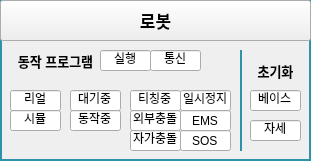
    <widget class="QFrame" name="FRAME_ROBOT">
     <property name="geometry">
      <rect>
       <x>820</x>
       <y>310</y>
       <width>311</width>
       <height>161</height>
      </rect>
     </property>
     <property name="styleSheet">
      <string notr="true">QFrame { 
   border: 2px solid #2E92AB 
} </string>
     </property>
     <property name="frameShape">
      <enum>QFrame::StyledPanel</enum>
     </property>
     <property name="frameShadow">
      <enum>QFrame::Raised</enum>
     </property>
     <widget class="QPushButton" name="BTN_DEV_INFO_ROBOT">
      <property name="geometry">
       <rect>
        <x>0</x>
        <y>0</y>
        <width>311</width>
        <height>41</height>
       </rect>
      </property>
      <property name="font">
       <font>
        <pointsize>13</pointsize>
        <weight>75</weight>
        <bold>true</bold>
       </font>
      </property>
      <property name="text">
       <string>로봇</string>
      </property>
     </widget>
     <widget class="QLabel" name="label_91">
      <property name="geometry">
       <rect>
        <x>10</x>
        <y>50</y>
        <width>91</width>
        <height>21</height>
       </rect>
      </property>
      <property name="font">
       <font>
        <pointsize>10</pointsize>
        <weight>75</weight>
        <bold>true</bold>
       </font>
      </property>
      <property name="styleSheet">
       <string notr="true">QLabel{ 
   border: 0px solid
} </string>
      </property>
      <property name="text">
       <string>동작 프로그램</string>
      </property>
      <property name="alignment">
       <set>Qt::AlignCenter</set>
      </property>
     </widget>
     <widget class="QLineEdit" name="LE_ROBOT_PRG_CONNECT">
      <property name="geometry">
       <rect>
        <x>150</x>
        <y>50</y>
        <width>51</width>
        <height>21</height>
       </rect>
      </property>
      <property name="text">
       <string>통신</string>
      </property>
      <property name="alignment">
       <set>Qt::AlignCenter</set>
      </property>
      <property name="readOnly">
       <bool>true</bool>
      </property>
     </widget>
     <widget class="QLineEdit" name="LE_ROBOT_PRG_WORKING_STATUS">
      <property name="geometry">
       <rect>
        <x>100</x>
        <y>50</y>
        <width>51</width>
        <height>21</height>
       </rect>
      </property>
      <property name="text">
       <string>실행</string>
      </property>
      <property name="alignment">
       <set>Qt::AlignCenter</set>
      </property>
      <property name="readOnly">
       <bool>true</bool>
      </property>
     </widget>
     <widget class="QLineEdit" name="LE_PG_MODE_SIMULATION">
      <property name="geometry">
       <rect>
        <x>10</x>
        <y>110</y>
        <width>51</width>
        <height>21</height>
       </rect>
      </property>
      <property name="font">
       <font>
        <pointsize>9</pointsize>
       </font>
      </property>
      <property name="text">
       <string>시뮬</string>
      </property>
      <property name="alignment">
       <set>Qt::AlignCenter</set>
      </property>
      <property name="readOnly">
       <bool>true</bool>
      </property>
     </widget>
     <widget class="QLineEdit" name="LE_PG_MODE_REAL">
      <property name="geometry">
       <rect>
        <x>10</x>
        <y>90</y>
        <width>51</width>
        <height>21</height>
       </rect>
      </property>
      <property name="font">
       <font>
        <pointsize>9</pointsize>
       </font>
      </property>
      <property name="text">
       <string>리얼</string>
      </property>
      <property name="alignment">
       <set>Qt::AlignCenter</set>
      </property>
      <property name="readOnly">
       <bool>true</bool>
      </property>
     </widget>
     <widget class="QLineEdit" name="LE_ROBOT_STATE_MOVING">
      <property name="geometry">
       <rect>
        <x>70</x>
        <y>110</y>
        <width>51</width>
        <height>21</height>
       </rect>
      </property>
      <property name="font">
       <font>
        <pointsize>9</pointsize>
       </font>
      </property>
      <property name="text">
       <string>동작중</string>
      </property>
      <property name="alignment">
       <set>Qt::AlignCenter</set>
      </property>
      <property name="readOnly">
       <bool>true</bool>
      </property>
     </widget>
     <widget class="QLineEdit" name="LE_ROBOT_STATE_IDLE">
      <property name="geometry">
       <rect>
        <x>70</x>
        <y>90</y>
        <width>51</width>
        <height>21</height>
       </rect>
      </property>
      <property name="font">
       <font>
        <pointsize>9</pointsize>
       </font>
      </property>
      <property name="text">
       <string>대기중</string>
      </property>
      <property name="alignment">
       <set>Qt::AlignCenter</set>
      </property>
      <property name="readOnly">
       <bool>true</bool>
      </property>
     </widget>
     <widget class="QLineEdit" name="LE_ROBOT_STATUS_TEACHING">
      <property name="geometry">
       <rect>
        <x>130</x>
        <y>90</y>
        <width>51</width>
        <height>21</height>
       </rect>
      </property>
      <property name="font">
       <font>
        <pointsize>9</pointsize>
       </font>
      </property>
      <property name="text">
       <string>티칭중</string>
      </property>
      <property name="alignment">
       <set>Qt::AlignCenter</set>
      </property>
      <property name="readOnly">
       <bool>true</bool>
      </property>
     </widget>
     <widget class="QLineEdit" name="LE_ROBOT_STATUS_PAUSED">
      <property name="geometry">
       <rect>
        <x>180</x>
        <y>90</y>
        <width>51</width>
        <height>21</height>
       </rect>
      </property>
      <property name="font">
       <font>
        <pointsize>9</pointsize>
       </font>
      </property>
      <property name="text">
       <string>일시정지</string>
      </property>
      <property name="alignment">
       <set>Qt::AlignCenter</set>
      </property>
      <property name="readOnly">
       <bool>true</bool>
      </property>
     </widget>
     <widget class="QLineEdit" name="LE_ROBOT_STATUS_EXT_COLLISION">
      <property name="geometry">
       <rect>
        <x>130</x>
        <y>110</y>
        <width>51</width>
        <height>21</height>
       </rect>
      </property>
      <property name="font">
       <font>
        <pointsize>9</pointsize>
       </font>
      </property>
      <property name="text">
       <string>외부충돌</string>
      </property>
      <property name="alignment">
       <set>Qt::AlignCenter</set>
      </property>
      <property name="readOnly">
       <bool>true</bool>
      </property>
     </widget>
     <widget class="QLineEdit" name="LE_ROBOT_STATUS_EMS">
      <property name="geometry">
       <rect>
        <x>180</x>
        <y>110</y>
        <width>51</width>
        <height>21</height>
       </rect>
      </property>
      <property name="font">
       <font>
        <pointsize>9</pointsize>
       </font>
      </property>
      <property name="text">
       <string>EMS</string>
      </property>
      <property name="alignment">
       <set>Qt::AlignCenter</set>
      </property>
      <property name="readOnly">
       <bool>true</bool>
      </property>
     </widget>
     <widget class="QLineEdit" name="LE_ROBOT_STATUS_SOS">
      <property name="geometry">
       <rect>
        <x>180</x>
        <y>130</y>
        <width>51</width>
        <height>21</height>
       </rect>
      </property>
      <property name="font">
       <font>
        <pointsize>9</pointsize>
       </font>
      </property>
      <property name="text">
       <string>SOS</string>
      </property>
      <property name="alignment">
       <set>Qt::AlignCenter</set>
      </property>
      <property name="readOnly">
       <bool>true</bool>
      </property>
     </widget>
     <widget class="QLineEdit" name="LE_ROBOT_STATUS_SELF_COLLISION">
      <property name="geometry">
       <rect>
        <x>130</x>
        <y>130</y>
        <width>51</width>
        <height>21</height>
       </rect>
      </property>
      <property name="font">
       <font>
        <pointsize>9</pointsize>
       </font>
      </property>
      <property name="text">
       <string>자가충돌</string>
      </property>
      <property name="alignment">
       <set>Qt::AlignCenter</set>
      </property>
      <property name="readOnly">
       <bool>true</bool>
      </property>
     </widget>
     <widget class="Line" name="line">
      <property name="geometry">
       <rect>
        <x>240</x>
        <y>50</y>
        <width>2</width>
        <height>101</height>
       </rect>
      </property>
      <property name="orientation">
       <enum>Qt::Vertical</enum>
      </property>
     </widget>
     <widget class="QLineEdit" name="LE_ROBOT_INIT_BASE_ANGLE">
      <property name="geometry">
       <rect>
        <x>250</x>
        <y>90</y>
        <width>51</width>
        <height>21</height>
       </rect>
      </property>
      <property name="font">
       <font>
        <pointsize>9</pointsize>
       </font>
      </property>
      <property name="text">
       <string>베이스</string>
      </property>
      <property name="alignment">
       <set>Qt::AlignCenter</set>
      </property>
      <property name="readOnly">
       <bool>true</bool>
      </property>
     </widget>
     <widget class="QLineEdit" name="LE_ROBOT_INIT_POSITION">
      <property name="geometry">
       <rect>
        <x>250</x>
        <y>120</y>
        <width>51</width>
        <height>21</height>
       </rect>
      </property>
      <property name="font">
       <font>
        <pointsize>9</pointsize>
       </font>
      </property>
      <property name="text">
       <string>자세</string>
      </property>
      <property name="alignment">
       <set>Qt::AlignCenter</set>
      </property>
      <property name="readOnly">
       <bool>true</bool>
      </property>
     </widget>
     <widget class="QLabel" name="label_92">
      <property name="geometry">
       <rect>
        <x>250</x>
        <y>60</y>
        <width>51</width>
        <height>21</height>
       </rect>
      </property>
      <property name="font">
       <font>
        <pointsize>10</pointsize>
        <weight>75</weight>
        <bold>true</bold>
       </font>
      </property>
      <property name="styleSheet">
       <string notr="true">QLabel{ 
   border: 0px solid
} </string>
      </property>
      <property name="text">
       <string>초기화</string>
      </property>
      <property name="alignment">
       <set>Qt::AlignCenter</set>
      </property>
     </widget>
    </widget>
